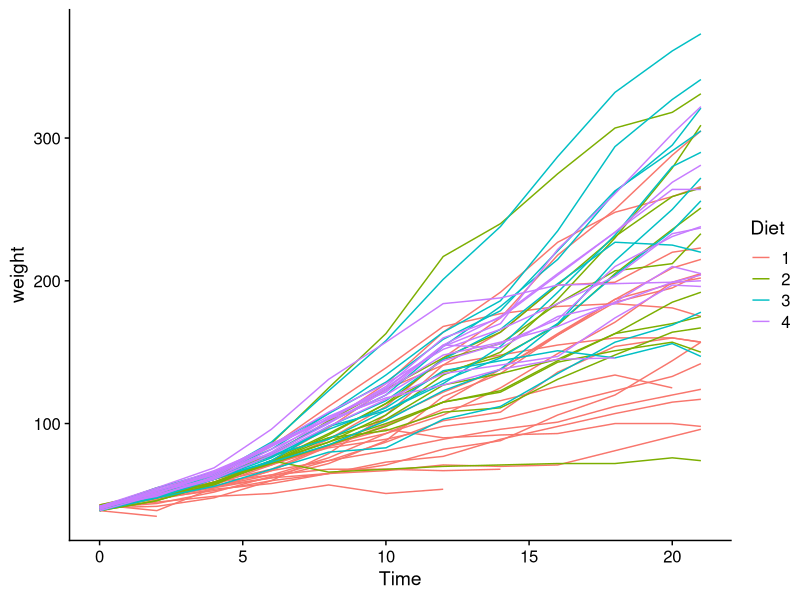

R code for this plot:
## ---- chunk 1
#| label: packages

library(tidyverse)
library(cowplot)
## ---- chunk 2
# Load and inspect the data, a little reshaping to get in to an easy to read format for you.
AP_matrix <- matrix(AirPassengers, nrow = length(unique(floor(time(AirPassengers)))), byrow = TRUE)
colnames(AP_matrix) <- month.abb
rownames(AP_matrix) <- unique(floor(time(AirPassengers)))
AP_df <- as.data.frame(AP_matrix)
AP_df$Year <- rownames(AP_matrix)
dim(AP_df)
## ---- chunk 3


## ---- chunk 4

## ---- chunk 5
# To answer this question we need to find the ratio of Aug and Nov travelers. We need the data in the wide format.

AP_df

# how can we add the ratio to get the percent increase?



## ---- chunk 6
# First look at the data.
glimpse(ChickWeight)
## ---- chunk 7


## ---- chunk 8
# we can plot it to get a first view
ChickWeight |>
  ggplot(aes(x = Time, y = weight, group = Chick, color = Diet)) + 
  geom_line() +
  theme_cowplot()

